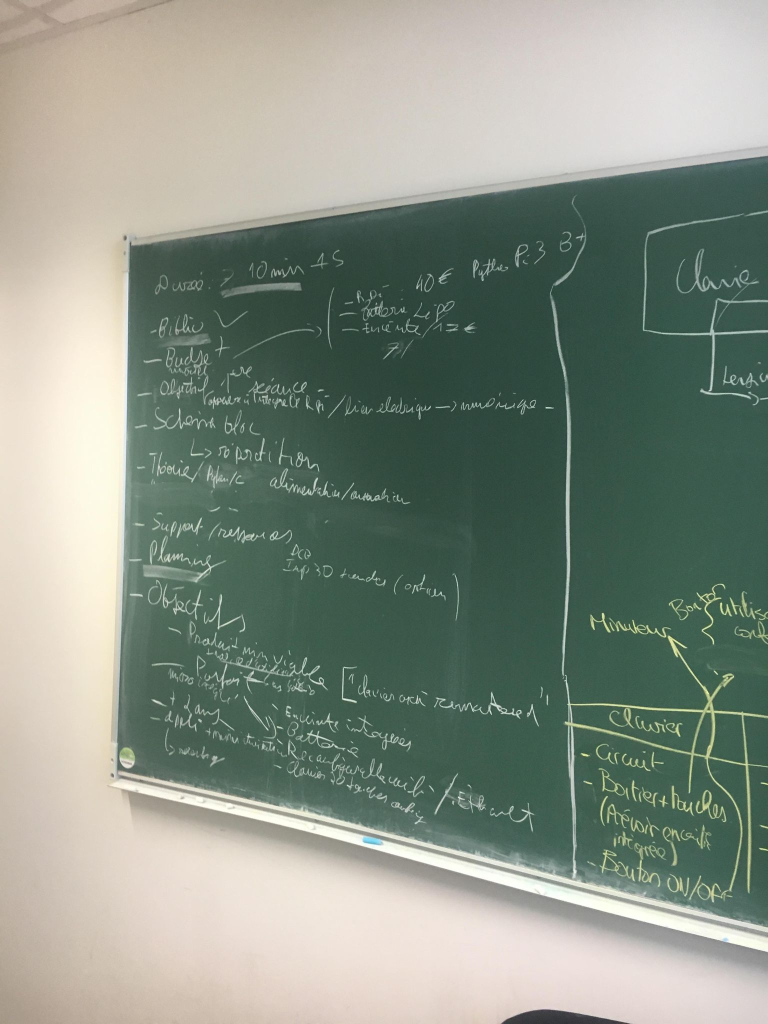
#> input picture All_images/26.jpg, 1536 x 2048 px, found by its file name (shown at 1/2 size)
$ python 'Main_test_Ilan'"'"'.py'
#> lines starting #> are read from the running program, lines starting #| are printed output that depends on the picture; after the words box and inside, x2 and y2 are one past the last pixel; in counts of white or black regions, pixels touching at a corner belong together
#> in main, img is the input picture: shape (2048, 1536, 3); mean R, G, B 137, 146.6, 134.3
import cv2
import numpy as np
import matplotlib.image as pltimg
import matplotlib.pyplot as plt


# [257 lines left out: functions comparerPixel, convGris, seuil, griserPixel, delimitationImage, binarisationVT and 7 more, not called in this run]

def texteVert(img):
    fonce = (80 <= img[:,:,0]) & (img[:,:,0] <= 210) & (90 <= img[:,:,1]) &  (img[:,:,1] <= 230) & (100 <= img[:,:,2]) & (img[:,:,2] <= 215)
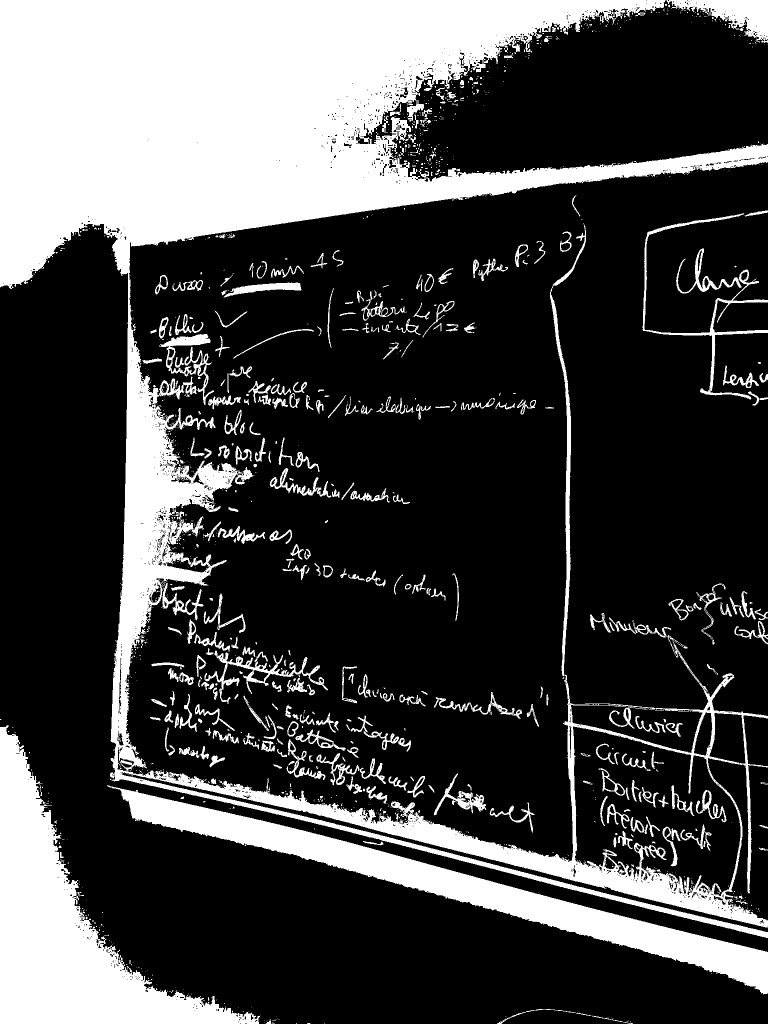
#> fonce: shape (2048, 1536) bool (shown at 1/2 size); 27.3% white; 1366 white regions (1022 under 20 px), largest, box (x1, y1, x2, y2) and area: (0, 0, 1536, 1876) 587481, (0, 1450, 521, 2048) 100742, (214, 1570, 1536, 1990) 74621
    clair = (125 <= img[:,:,0]) & (img[:,:,0] <= 180) & (145 <= img[:,:,1]) & (img[:,:,1] <= 200) & (130 <= img[:,:,2]) & (img[:,:,2] <= 200)
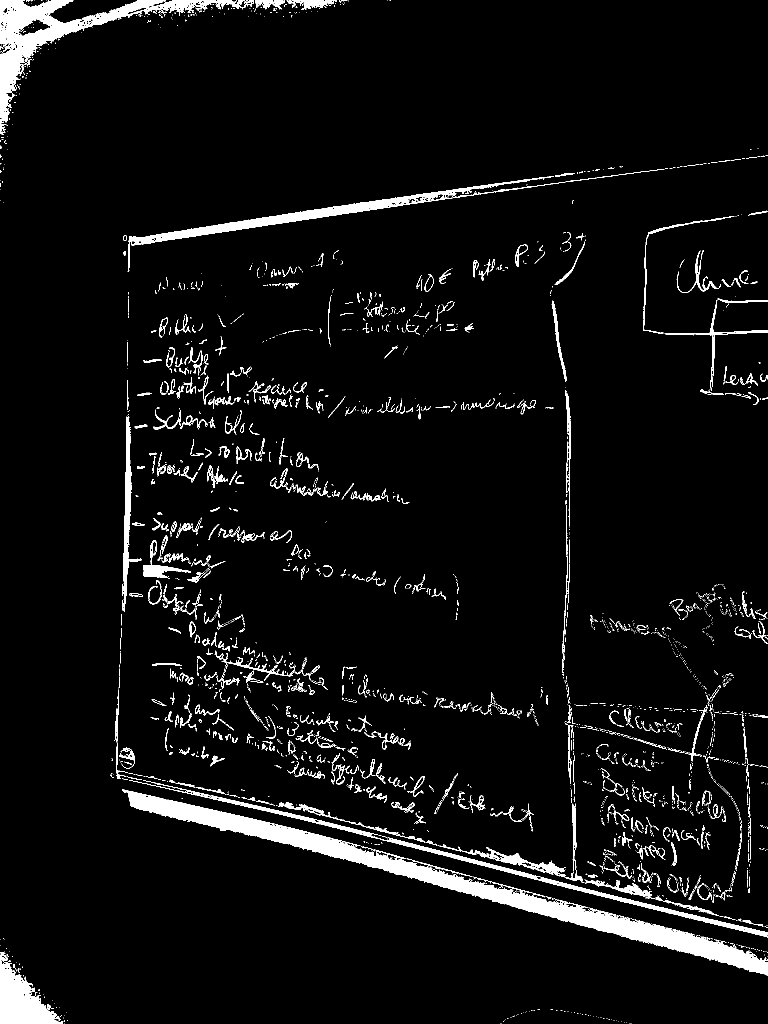
#> clair: shape (2048, 1536) bool (shown at 1/2 size); 5.1% white; 3206 white regions (2642 under 20 px), largest, box (x1, y1, x2, y2) and area: (244, 1579, 1536, 1952) 42652, (0, 0, 508, 270) 19881, (255, 338, 1329, 544) 11786

    combin = np.logical_or(fonce,clair)
    n = np.zeros_like(img[:,:,0], dtype = np.uint8)
    n[combin] = 255

    return n


# [88 lines left out: functions texteRouge, seuil, seuilCentre, getCouleurCentre, connexite4texteNonBin, not called in this run]

def main():

    #SEGMENTATION ET BINARISATION DU TABLEAU-
    #./Images_Train_et_test/Entrainement_(57)/23.jpg
    img = pltimg.imread("./Images_Train_et_test/Entrainement_(57)/26.jpg")
    new_img = texteVert(img)
    # new_img = connexite4texteNonBin(img)
    # contours(img)
    # gris = convGris(img)

    # new_img = seuilCentre(img) # fail 0.jpg,

    # plt.figure()
    # plt.imshow(gris, cmap ='gray')

    # res = connexite4texte(gris)
    # #-

    # #BINARISATION DE LA VERITE TERRAIN-
    # #./Json/JsonIlan/49VT/label.png
    # #./Json/JsonTigran/23VT/label.png
    # vt_img = pltimg.imread("./Json/JsonIlan/54VT/label.png")
    # vt_bin = binarisationVT(vt_img)
    # #-

    # #AFFICHAGE TAUX DE REUSSITE-
    # print("TAUX DE RÉUSSITE :", taux_reussite(gris, vt_bin))
    # #-
    # imgFinale = np.zeros((gris.shape[0],gris.shape[1]),dtype = np.uint8)
    # #listecoordonnee = []
    # #connexite4(gris,imgFinale,(int(gris.shape[0]/2),int(gris.shape[1]/2)),listecoordonnee)

    plt.figure()
    plt.imshow(new_img, cmap ='gray')
    plt.show()

main()

$ run again, with All_images/1.jpg copied over All_images/26.jpg
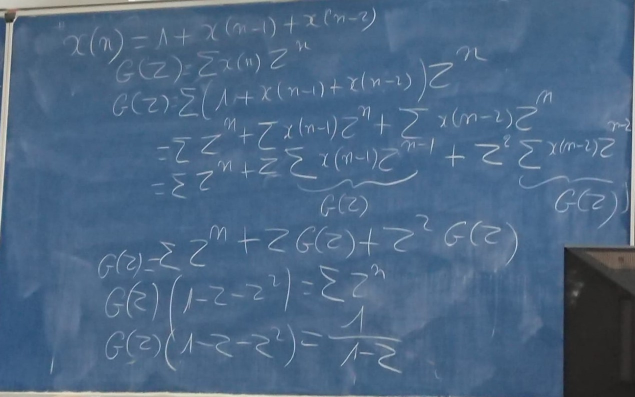
#> input picture All_images/1.jpg, 1270 x 794 px, found by its file name (shown at 1/2 size)
#> in main, img is the input picture: shape (794, 1270, 3); mean R, G, B 77, 103.9, 132.7
#> in texteVert, `fonce = (80 <= img[:,:,0]) & (img[:,:,0] <= 210) & (90 <= img[:,:,1]) ..`:
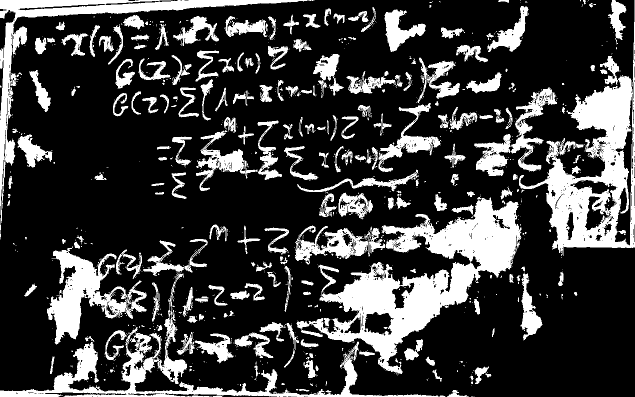
#> fonce: shape (794, 1270) bool (shown at 1/2 size); 23.9% white; 1196 white regions (969 under 20 px), largest, box (x1, y1, x2, y2) and area: (593, 394, 1043, 748) 48425, (1038, 0, 1270, 512) 34630, (0, 547, 877, 794) 20765
#> in texteVert, `clair = (125 <= img[:,:,0]) & (img[:,:,0] <= 180) & (145 <= img[:,:,1]..`:
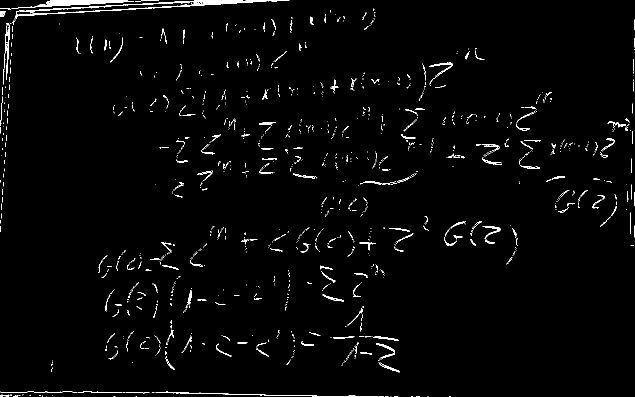
#> clair: shape (794, 1270) bool (shown at 1/2 size); 1.9% white in thin lines or dots

$ run again, with All_images/2.jpg copied over All_images/26.jpg
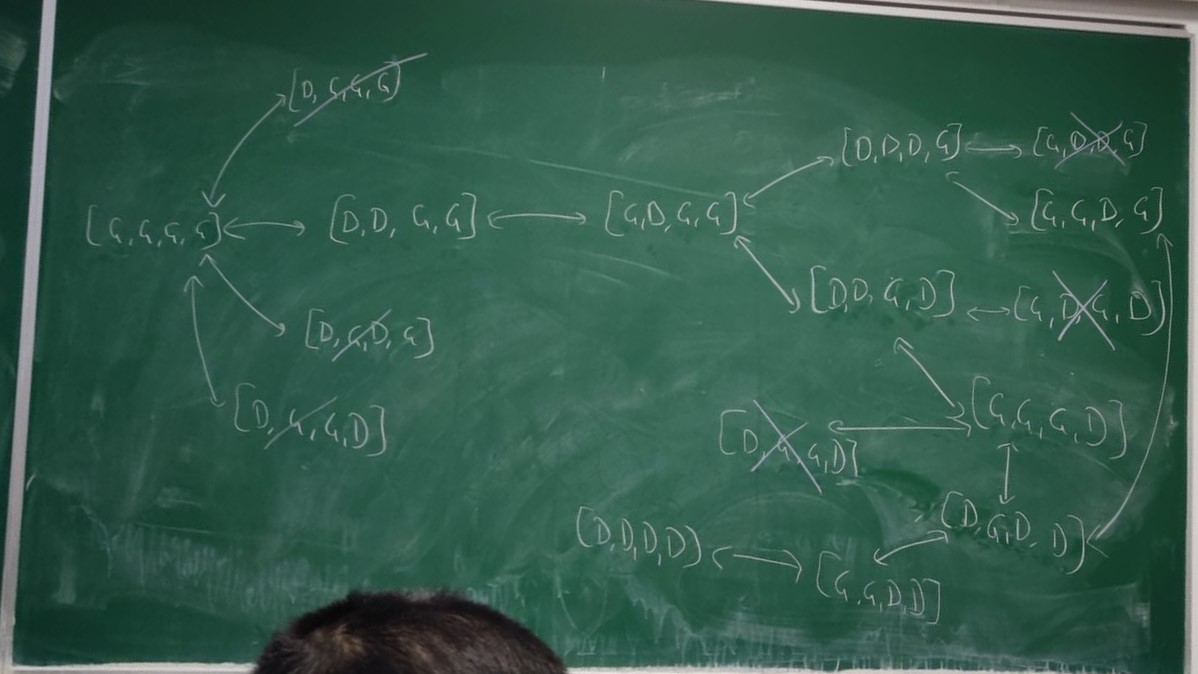
#> input picture All_images/2.jpg, 1198 x 674 px, found by its file name
#> in main, img is the input picture: shape (674, 1198, 3); mean R, G, B 51.8, 90.5, 75.8
#> in texteVert, `fonce = (80 <= img[:,:,0]) & (img[:,:,0] <= 210) & (90 <= img[:,:,1]) ..`:
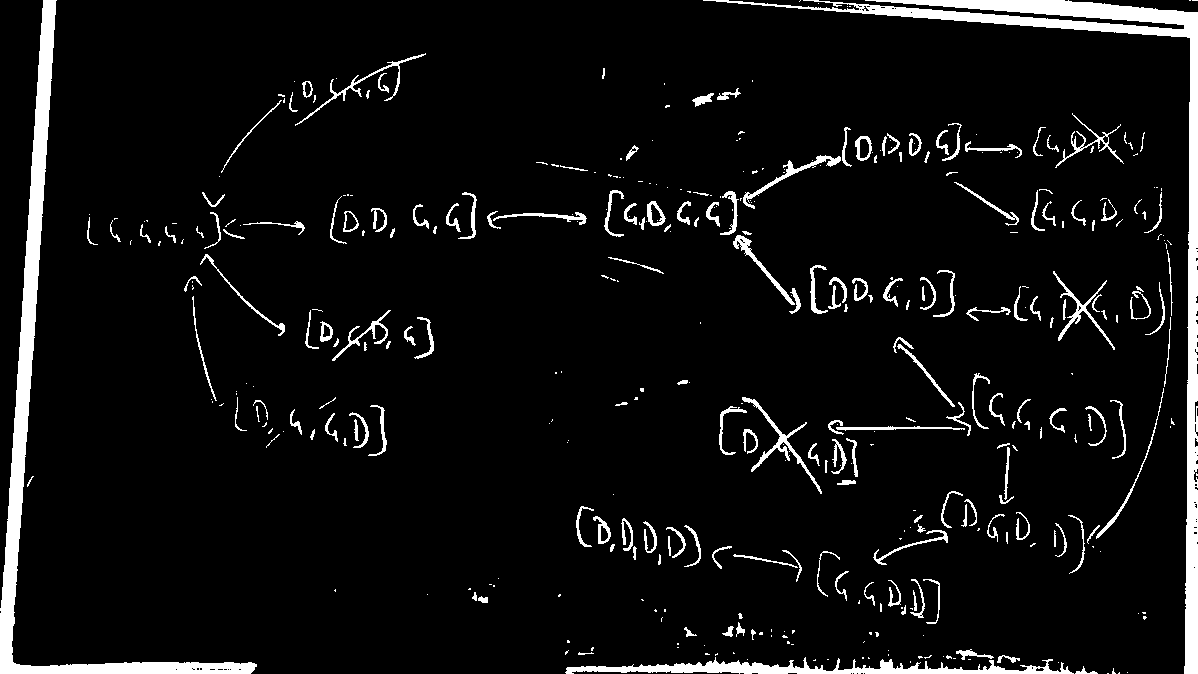
#> fonce: shape (674, 1198) bool; 6.3% white; 409 white regions (220 under 20 px), largest, box (x1, y1, x2, y2) and area: (703, 0, 1198, 674) 13528, (0, 0, 257, 674) 11876, (565, 657, 1074, 674) 3606
#> in texteVert, `clair = (125 <= img[:,:,0]) & (img[:,:,0] <= 180) & (145 <= img[:,:,1]..`:
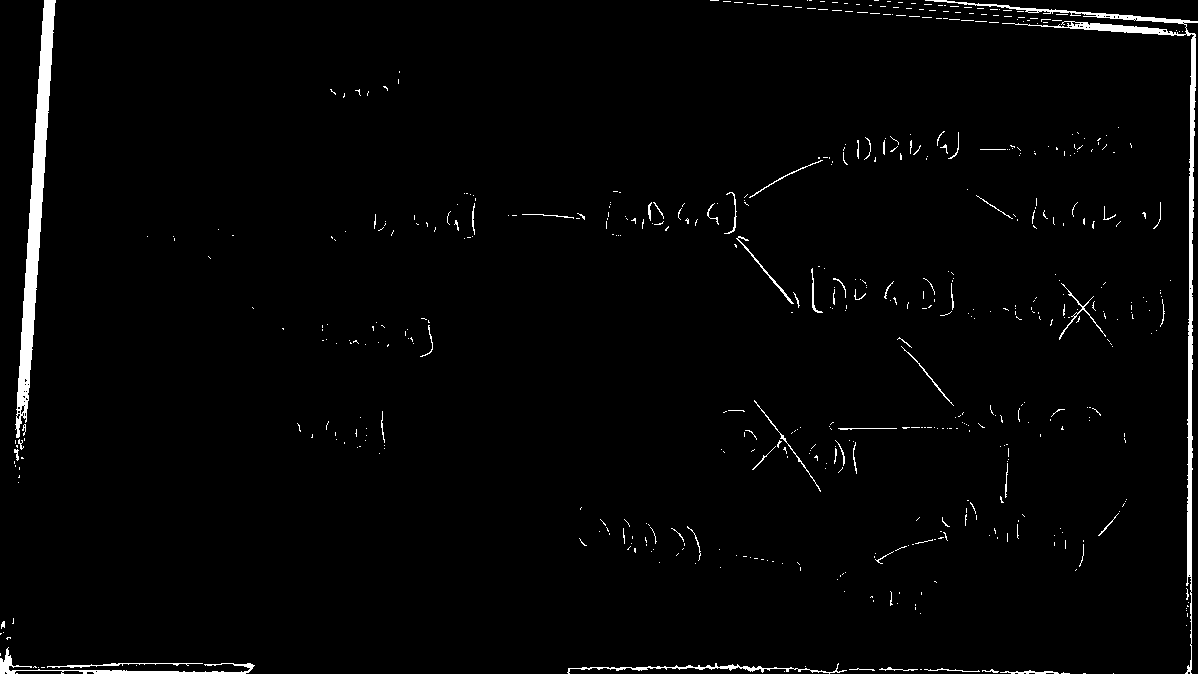
#> clair: shape (674, 1198) bool; 2% white; 559 white regions (497 under 20 px), largest, box (x1, y1, x2, y2) and area: (15, 0, 56, 438) 5039, (925, 0, 1198, 674) 4251, (0, 647, 255, 674) 904

$ run again, with All_images/23.jpg copied over All_images/26.jpg
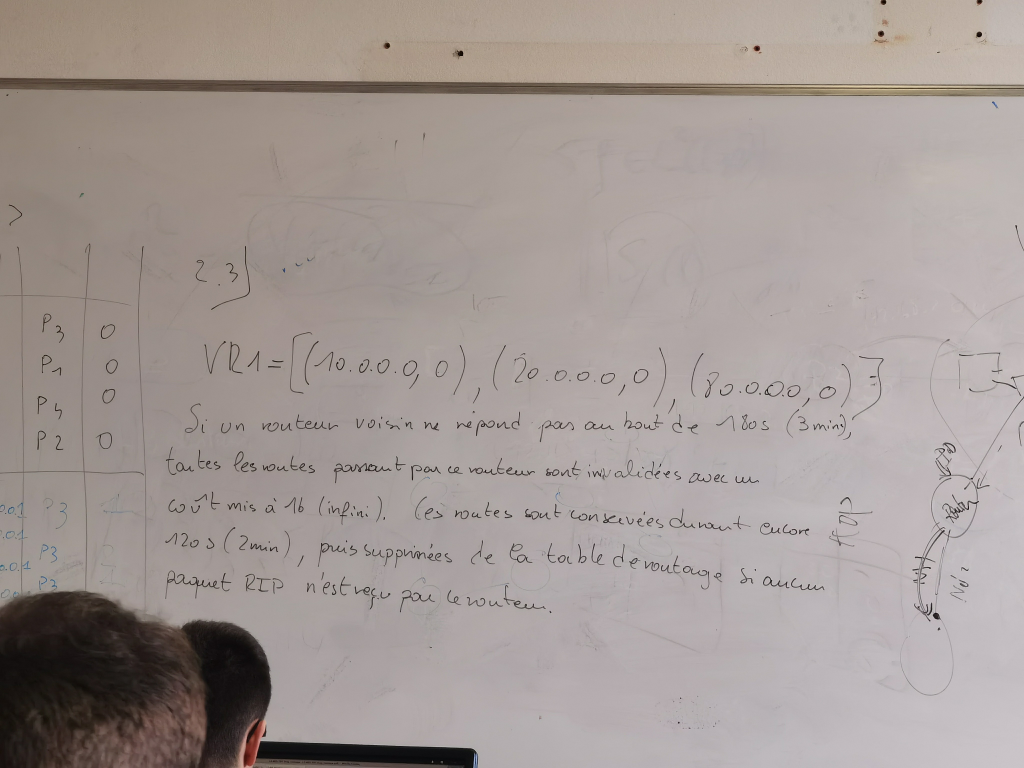
#> input picture All_images/23.jpg, 4096 x 3072 px, found by its file name (shown at 1/4 size)
#> in main, img is the input picture: shape (3072, 4096, 3); mean R, G, B 163.5, 153.4, 150
#> in texteVert, `fonce = (80 <= img[:,:,0]) & (img[:,:,0] <= 210) & (90 <= img[:,:,1]) ..`:
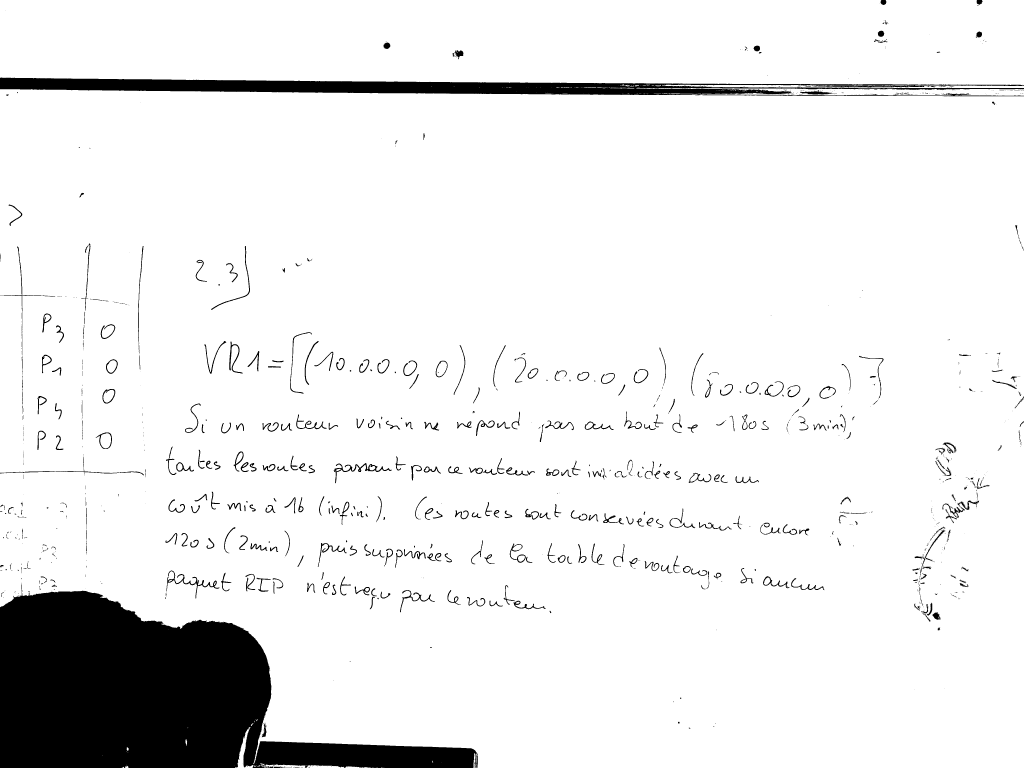
#> fonce: shape (3072, 4096) bool (shown at 1/4 size); 91.9% white; 1559 black regions (1092 under 20 px), largest, box (x1, y1, x2, y2) and area: (0, 2333, 1912, 3072) 739028, (0, 310, 4096, 385) 148930, (1335, 1852, 1567, 1933) 2511
#> in texteVert, `clair = (125 <= img[:,:,0]) & (img[:,:,0] <= 180) & (145 <= img[:,:,1]..`:
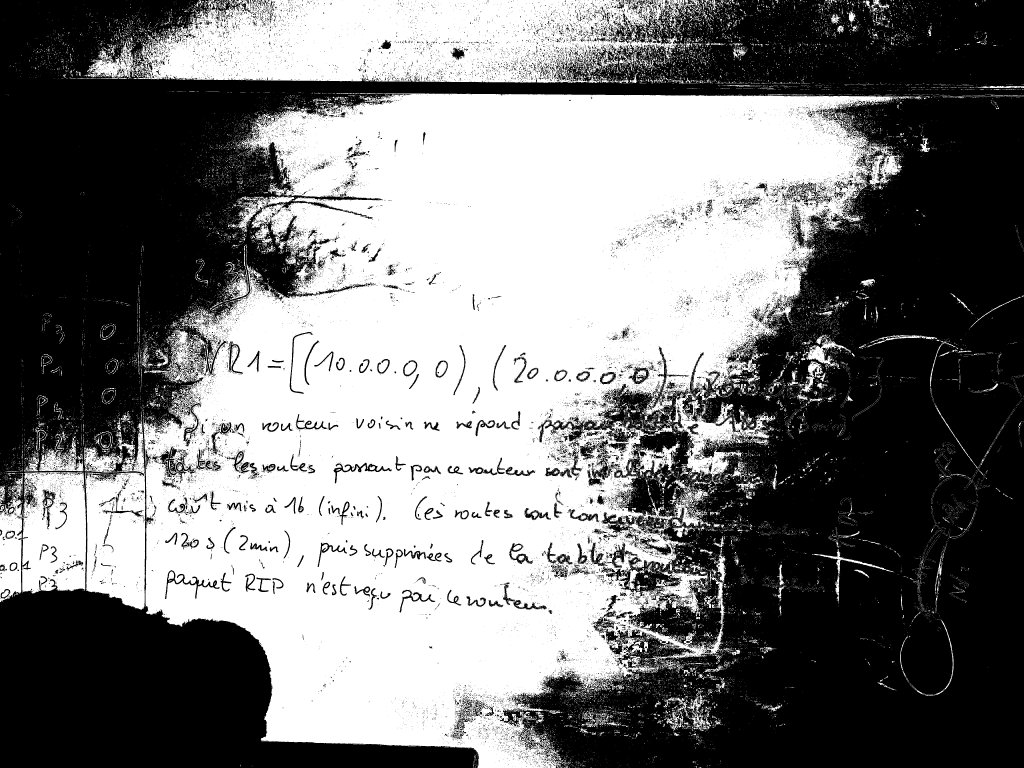
#> clair: shape (3072, 4096) bool (shown at 1/4 size); 47.4% white; 32975 white regions (31180 under 20 px), largest, box (x1, y1, x2, y2) and area: (573, 373, 3644, 3072) 4784743, (350, 0, 2709, 332) 554525, (0, 1888, 345, 2409) 132890
